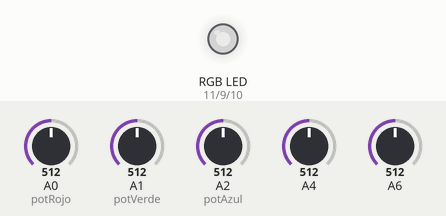
The sketch below on a simulated Arduino Uno, built with avr-gcc and run on an emulated ATmega328P. Parts: an RGB LED mixed from three pins (HIGH = lit). The test bench sets the inputs (shaded band); at power-on: A1 (potVerde) = 512, A0 (potRojo) = 512, A2 (potAzul) = 512, A4 = 512, A6 = 512. Dim RGB values are drawn brighter than linear.

Above: at 1.2 s.
1.3 s: A1 (potVerde) set to 6
At 1.6 s:
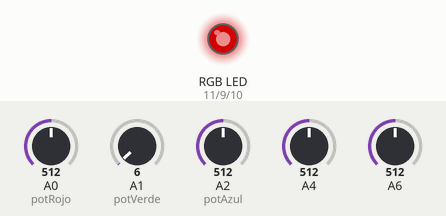
2.8 s: A1 (potVerde) set to 3
At 4.0 s:
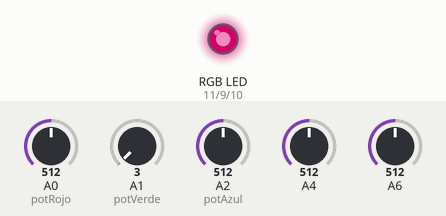
4.3 s: A0 (potRojo) set to 532
At 4.9 s:
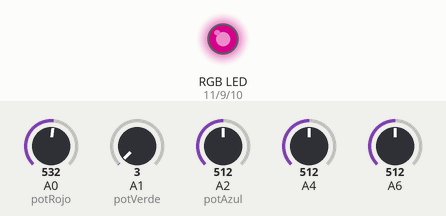
5.8 s: A0 (potRojo) set to 900
At 6.5 s:
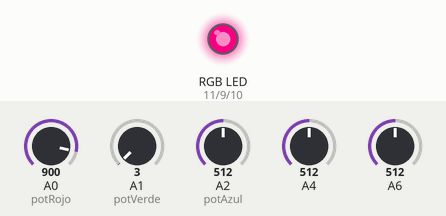
7.3 s: A1 (potVerde) set to 122
At 7.45 s:
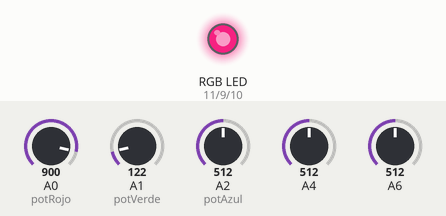
9.1 s: A0 (potRojo) set to 716
Timing chart, 0 to 11.3 s (numbered marks = the images above; inputs shaded):
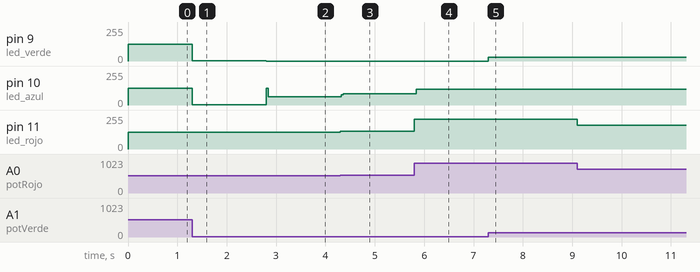

Measured:
- the behaviour switches between 5 and 4 on A1 (potVerde) (found by bisection; images 1 and 2)
- after the input at 1.3 s, pin 9 (led_verde), pin 10 (led_azul): 127/255 → 1/255 at once
- after the input at 2.8 s, pin 9 (led_verde): 1/255 → 0/255 at once; pin 10 (led_azul): 1/255 → 63/255 at once
- after the input at 4.3 s, pin 10 (led_azul): 63/255 → 86/255 at once; pin 11 (led_rojo): 127/255 → 132/255 at once
- after the input at 5.8 s, pin 10 (led_azul): 86/255 → 118/255 at once; pin 11 (led_rojo): 132/255 → 224/255 at once
- after the input at 7.3 s, pin 9 (led_verde): 0/255 → 30/255 at once

The sketch:

ejercicio4_completado.ino
```cpp
// Pines analógicos (potenciómetros)
int potRojo = A0;
int potVerde = A1;
int potAzul = A2;

// Pines analògicos (salidas)
int led_rojo = 11;
int led_azul = 10;
int led_verde = 9;

// INTENSIDAD de colores 0-1023
int rojo = 0;
int verde = 0;
int azul = 0;

void setup() {
  // put your setup code here, to run once:

  // Configuracion de entradas
  pinMode(potRojo, INPUT);
  pinMode(potVerde, INPUT);
  pinMode(potAzul, INPUT);

  //Configuracion de salidas
  pinMode(led_rojo, OUTPUT);
  pinMode(led_verde, OUTPUT);
  pinMode(led_azul, OUTPUT);


}

void loop() {
  //Leer potenciómetros valor inicial de las entradas: 1023 (LUZ BLANCA)
  rojo = analogRead(potRojo);
  verde = analogRead(potVerde);
  azul = analogRead(azul);

  // Mapeo de 0-1023 (rango de entradas analogicas) a 0-255 (rango de salidas analogicas)
  rojo = map(rojo, 0, 1023, 0, 255);
  verde = map(verde, 0, 1023, 0, 255);
  azul = map(azul, 0, 1023, 0, 255);

  // Prender Led RGB, establecer color
  analogWrite(led_rojo, rojo);
  analogWrite(led_verde, verde);
  analogWrite(led_azul, azul);


}
```
